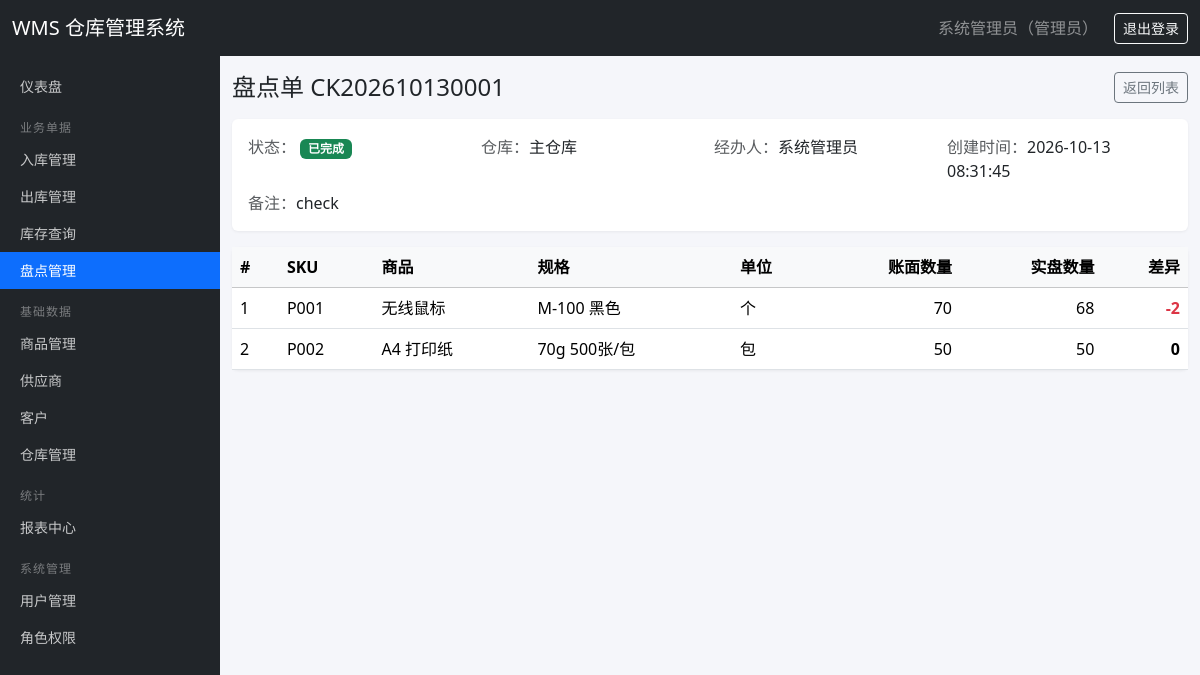
Screenshot of /stock-check/1 (signed in) with the database file from the repository.
### tables this page shows
CREATE TABLE users (
    id INTEGER PRIMARY KEY AUTOINCREMENT,
    username TEXT UNIQUE NOT NULL,
    password_hash TEXT NOT NULL,
    real_name TEXT DEFAULT '',
    email TEXT DEFAULT '',
    phone TEXT DEFAULT '',
    is_active INTEGER DEFAULT 1,
    created_at TEXT DEFAULT (datetime('now', 'localtime'))
);

CREATE TABLE roles (
    id INTEGER PRIMARY KEY AUTOINCREMENT,
    name TEXT UNIQUE NOT NULL,
    description TEXT DEFAULT '',
    created_at TEXT DEFAULT (datetime('now', 'localtime'))
);

CREATE TABLE stock_check (
    id INTEGER PRIMARY KEY AUTOINCREMENT,
    code TEXT UNIQUE NOT NULL,
    warehouse_id INTEGER NOT NULL REFERENCES warehouses(id),
    operator_id INTEGER REFERENCES users(id),
    status TEXT DEFAULT 'pending',
    remark TEXT DEFAULT '',
    created_at TEXT DEFAULT (datetime('now', 'localtime'))
);

CREATE TABLE warehouses (
    id INTEGER PRIMARY KEY AUTOINCREMENT,
    name TEXT NOT NULL,
    location TEXT DEFAULT '',
    remark TEXT DEFAULT ''
);

CREATE TABLE stock_check_items (
    id INTEGER PRIMARY KEY AUTOINCREMENT,
    stock_check_id INTEGER NOT NULL REFERENCES stock_check(id) ON DELETE CASCADE,
    product_id INTEGER NOT NULL REFERENCES products(id),
    system_qty INTEGER DEFAULT 0,
    actual_qty INTEGER DEFAULT 0,
    diff INTEGER DEFAULT 0
);

CREATE TABLE products (
    id INTEGER PRIMARY KEY AUTOINCREMENT,
    sku TEXT UNIQUE NOT NULL,
    name TEXT NOT NULL,
    category_id INTEGER REFERENCES categories(id),
    spec TEXT DEFAULT '',
    unit TEXT DEFAULT '个',
    price REAL DEFAULT 0,
    warning_low INTEGER DEFAULT 0,
    warning_high INTEGER DEFAULT 999999
);

### routes/stock_check.py (the view)
@bp.route('/<int:cid>')
@permission_required('stock_check:view')
def detail(cid):
    db = get_db()
    order = _get_order(db, cid)
    if not order:
        abort(404)
    return render_template('stock_check_detail.html', order=order, items=_get_items(db, cid))

### auth.py (called while the page is built)
def load_user_permissions(user_id):
    rows = get_db().execute(
        '''SELECT DISTINCT p.code FROM permissions p
           JOIN role_permissions rp ON rp.permission_id = p.id
           JOIN user_roles ur ON ur.role_id = rp.role_id
           WHERE ur.user_id = ?''', (user_id,)).fetchall()
    return {r['code'] for r in rows}

@login_manager.user_loader
def load_user(user_id):
    row = get_db().execute('SELECT * FROM users WHERE id = ?', (user_id,)).fetchone()
    if row is None or not row['is_active']:
        return None
    return User(row, load_user_permissions(row['id']))

def permission_required(code):
    def decorator(view):
        @wraps(view)
        def wrapped(*args, **kwargs):
            if not current_user.is_authenticated:
                return login_manager.unauthorized()
            if not current_user.has_perm(code):
                abort(403)
            return view(*args, **kwargs)
        return wrapped
    return decorator

    @property
    def is_active(self):
        return self._active

    def has_perm(self, code):
        return code in self.permissions

    def role_names(self):
        rows = get_db().execute(
            '''SELECT r.name FROM roles r
               JOIN user_roles ur ON ur.role_id = r.id
               WHERE ur.user_id = ?''', (self.id,)).fetchall()
        return '、'.join(r['name'] for r in rows) or '未分配角色'

### db.py (called while the page is built)
def get_db():
    if 'db' not in g:
        g.db = sqlite3.connect(current_app.config['DATABASE'])
        g.db.row_factory = sqlite3.Row
        g.db.execute('PRAGMA foreign_keys = ON')
    return g.db

### routes/stock_check.py (called while the page is built)
def _get_order(db, cid):
    return db.execute(
        '''SELECT c.*, w.name AS warehouse_name, COALESCE(NULLIF(u.real_name, ''), u.username) AS operator_name
           FROM stock_check c
           LEFT JOIN warehouses w ON w.id = c.warehouse_id
           LEFT JOIN users u ON u.id = c.operator_id
           WHERE c.id = ?''', (cid,)).fetchone()

def _get_items(db, cid):
    return db.execute(
        '''SELECT i.*, p.sku, p.name AS product_name, p.spec, p.unit, p.price
           FROM stock_check_items i JOIN products p ON p.id = i.product_id
           WHERE i.stock_check_id = ? ORDER BY i.id''', (cid,)).fetchall()

### templates/stock_check_detail.html (shortened to what this page needs)
{% extends "base.html" %}
{% block content %}
<div class="d-flex justify-content-between align-items-center mb-3">
  <h4 class="mb-0">盘点单 {{ order.code }}</h4>
  <div>
    <a class="btn btn-outline-secondary btn-sm" href="{{ url_for('stock_check.index') }}">返回列表</a>
  </div>
</div>
<div class="card mb-3">
  <div class="card-body row g-2">
    <div class="col-md-3"><span class="text-muted">状态：</span>
      {% if order.status == 'pending' %}<span class="badge text-bg-warning">待审核</span>
      {% else %}<span class="badge text-bg-success">已完成</span>{% endif %}
    </div>
    <div class="col-md-3"><span class="text-muted">仓库：</span>{{ order.warehouse_name }}</div>
    <div class="col-md-3"><span class="text-muted">经办人：</span>{{ order.operator_name }}</div>
    <div class="col-md-3"><span class="text-muted">创建时间：</span>{{ order.created_at }}</div>
    <div class="col-md-12"><span class="text-muted">备注：</span>{{ order.remark or '-' }}</div>
  </div>
</div>
<div class="card">
  <div class="table-responsive">
    <table class="table align-middle mb-0">
      <thead class="table-light">
        <tr>
          <th>#</th><th>SKU</th><th>商品</th><th>规格</th><th>单位</th>
          <th class="text-end">账面数量</th><th class="text-end">实盘数量</th><th class="text-end">差异</th>
        </tr>
      </thead>
      <tbody>
        {% for it in items %}
        <tr>
          <td>{{ loop.index }}</td>
          <td>{{ it.sku }}</td>
          <td>{{ it.product_name }}</td>
          <td>{{ it.spec }}</td>
          <td>{{ it.unit }}</td>
          <td class="text-end">{{ it.system_qty }}</td>
          <td class="text-end">{{ it.actual_qty }}</td>
          <td class="text-end fw-bold {{ 'text-success' if it.diff > 0 else ('text-danger' if it.diff < 0) }}">
            {{ ('+' ~ it.diff) if it.diff > 0 else it.diff }}
          </td>
        </tr>
        {% endfor %}
      </tbody>
    </table>
  </div>
</div>
{% endblock %}

### templates/base.html (shortened to what this page needs)
<!doctype html>
<html lang="zh-CN">
<head>
  <link href="https://cdn.jsdelivr.net/npm/bootstrap@5.3.3/dist/css/bootstrap.min.css" rel="stylesheet">
  <link rel="stylesheet" href="{{ url_for('static', filename='css/style.css') }}">
</head>
<body>
<nav class="navbar navbar-dark bg-dark fixed-top">
  <div class="container-fluid">
    <a class="navbar-brand" href="{{ url_for('dashboard.index') }}">WMS 仓库管理系统</a>
    <div class="d-flex align-items-center text-white-50">
      {% if current_user.is_authenticated %}
        <span class="me-3">{{ current_user.real_name or current_user.username }}（{{ current_user.role_names() }}）</span>
        <a class="btn btn-sm btn-outline-light" href="{{ url_for('auth.logout') }}">退出登录</a>
      {% else %}
        <a class="btn btn-sm btn-outline-light" href="{{ url_for('auth.login') }}">登录</a>
      {% endif %}
    </div>
  </div>
</nav>
{% if current_user.is_authenticated %}
<nav class="sidebar">
  <ul class="nav flex-column">
    <li class="nav-item">
      <a class="nav-link {{ 'active' if request.blueprint == 'dashboard' }}" href="{{ url_for('dashboard.index') }}">仪表盘</a>
    </li>
    {% if current_user.has_perm('stock_in:view') or current_user.has_perm('stock_out:view') or current_user.has_perm('inventory:view') or current_user.has_perm('stock_check:view') %}
    <li class="menu-header">业务单据</li>
      {% if current_user.has_perm('stock_in:view') %}
      <li class="nav-item"><a class="nav-link {{ 'active' if request.blueprint == 'stock_in' }}" href="{{ url_for('stock_in.index') }}">入库管理</a></li>
      {% endif %}
      {% if current_user.has_perm('stock_out:view') %}
      <li class="nav-item"><a class="nav-link {{ 'active' if request.blueprint == 'stock_out' }}" href="{{ url_for('stock_out.index') }}">出库管理</a></li>
      {% endif %}
      {% if current_user.has_perm('inventory:view') %}
      <li class="nav-item"><a class="nav-link {{ 'active' if request.blueprint == 'inventory' }}" href="{{ url_for('inventory.index') }}">库存查询</a></li>
      {% endif %}
      {% if current_user.has_perm('stock_check:view') %}
      <li class="nav-item"><a class="nav-link {{ 'active' if request.blueprint == 'stock_check' }}" href="{{ url_for('stock_check.index') }}">盘点管理</a></li>
      {% endif %}
    {% endif %}
    {% if current_user.has_perm('product:view') or current_user.has_perm('supplier:view') or current_user.has_perm('customer:view') or current_user.has_perm('warehouse:view') %}
    <li class="menu-header">基础数据</li>
      {% if current_user.has_perm('product:view') %}
      <li class="nav-item"><a class="nav-link {{ 'active' if request.blueprint == 'product' }}" href="{{ url_for('product.index') }}">商品管理</a></li>
      {% endif %}
      {% if current_user.has_perm('supplier:view') %}
      <li class="nav-item"><a class="nav-link {{ 'active' if request.blueprint == 'supplier' }}" href="{{ url_for('supplier.index') }}">供应商</a></li>
      {% endif %}
      {% if current_user.has_perm('customer:view') %}
      <li class="nav-item"><a class="nav-link {{ 'active' if request.blueprint == 'customer' }}" href="{{ url_for('customer.index') }}">客户</a></li>
      {% endif %}
      {% if current_user.has_perm('warehouse:view') %}
      <li class="nav-item"><a class="nav-link {{ 'active' if request.blueprint == 'warehouse' }}" href="{{ url_for('warehouse.index') }}">仓库管理</a></li>
      {% endif %}
    {% endif %}
    {% if current_user.has_perm('report:view') %}
    <li class="menu-header">统计</li>
    <li class="nav-item"><a class="nav-link {{ 'active' if request.blueprint == 'report' }}" href="{{ url_for('report.index') }}">报表中心</a></li>
    {% endif %}
    {% if current_user.has_perm('user:view') or current_user.has_perm('role:view') %}
    <li class="menu-header">系统管理</li>
      {% if current_user.has_perm('user:view') %}
      <li class="nav-item"><a class="nav-link {{ 'active' if request.blueprint == 'user' }}" href="{{ url_for('user.index') }}">用户管理</a></li>
      {% endif %}
      {% if current_user.has_perm('role:view') %}
      <li class="nav-item"><a class="nav-link {{ 'active' if request.blueprint == 'role' }}" href="{{ url_for('role.index') }}">角色权限</a></li>
      {% endif %}
    {% endif %}
  </ul>
</nav>
{% endif %}
<main class="{{ 'with-sidebar' if current_user.is_authenticated else 'no-sidebar' }}">
  <div class="container-fluid py-3">
    {% block content %}{% endblock %}
  </div>
</main>
</body>
</html>

### static/css/style.css (style rules this page uses)
body { padding-top: 56px; background-color: #f5f6fa; }
.sidebar { position: fixed; top: 56px; left: 0; bottom: 0; width: 220px; background: #212529; overflow-y: auto; padding: 12px 0; z-index: 1000; }
.sidebar .nav-link { color: rgba(255, 255, 255, 0.75); padding: 8px 20px; font-size: 14px; }
.sidebar .nav-link.active { color: #fff; background: #0d6efd; }
.sidebar .menu-header { color: rgba(255, 255, 255, 0.4); font-size: 12px; padding: 14px 20px 4px; text-transform: uppercase; letter-spacing: 1px; }
main.with-sidebar { margin-left: 220px; }
.card { border: none; box-shadow: 0 1px 3px rgba(0, 0, 0, 0.06); }

### rows the page displays
users: real_name "系统管理员", operator_name "系统管理员"
roles: role_names "管理员"
stock_check: code "CK202610130001", created_at "2026-10-13 08:31:45", remark "check"
warehouses: warehouse_name "主仓库"
stock_check_items: sku "P001", product_name "无线鼠标", spec "M-100 黑色", unit "个", system_qty "70", actual_qty "68", diff "-2"
stock_check_items: sku "P002", product_name "A4 打印纸", spec "70g 500张/包", unit "包", system_qty "50", actual_qty "50", diff "0"
